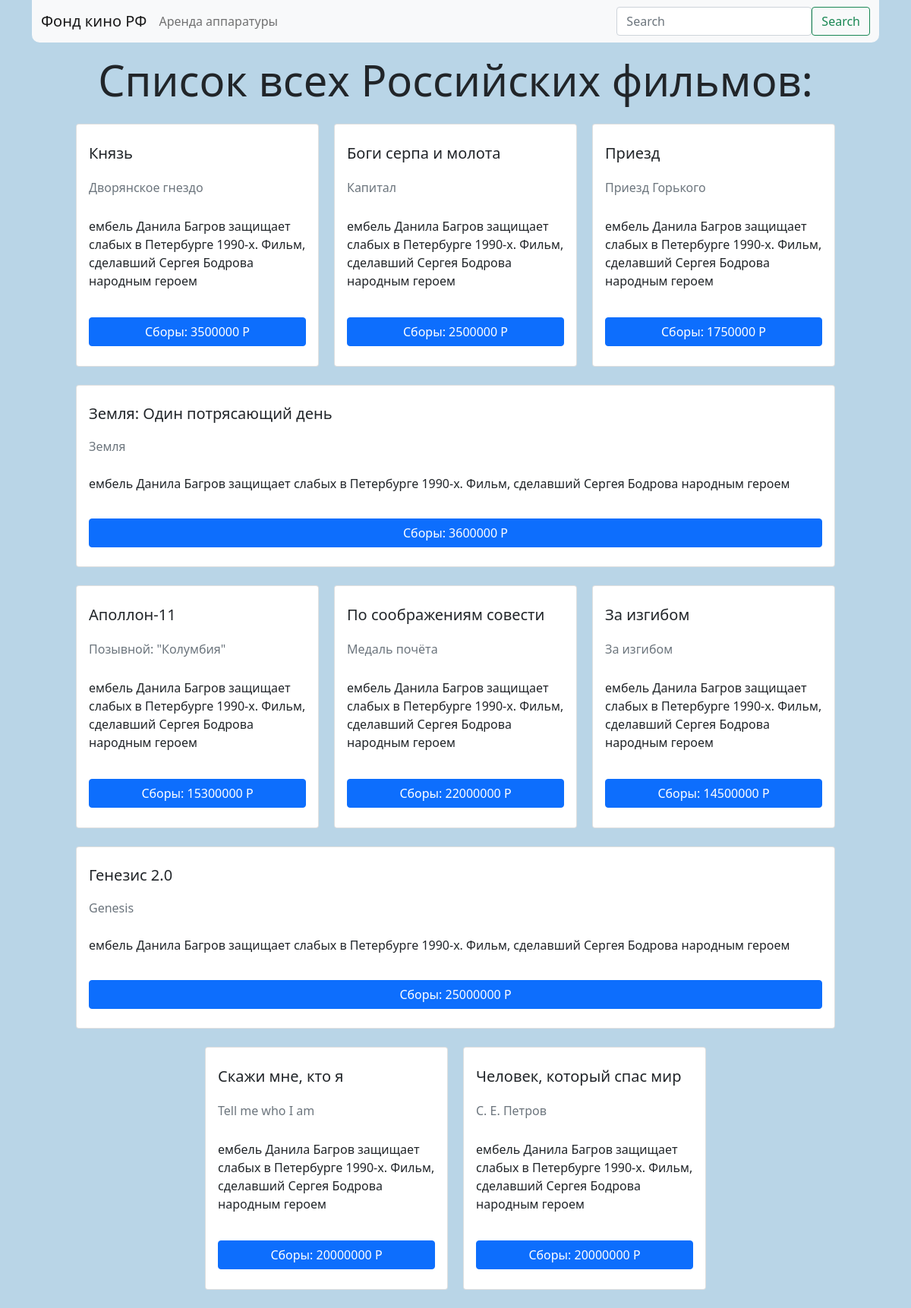
The page / on the database its author committed.
### req/getfilms.php (the view)
<?
	$res=$conn->query("SELECT * FROM `фильмы`");
$i=1;
while($row=$res->fetch_assoc()){
	if($i%4){
	print '<hr><form class="card mt-3 " style="width: 20rem;height:20rem;" action="req/showCurFilm.php" method="GET">
				<div class="card-body d-flex flex-column justify-content-around">
					<h5 class="card-title ">'.$row['Окончательно название'].'</h5>
					<h6 class="card-subtitle mb-2 text-muted">'.$row['Рабочее название'].'</h6>
					<p class="card-text">'.$row['Описание'].'</p>
					<button type="button" name="film_id" class="btn btn-primary" value="">Сборы: '.$row['сборы'].' Р</button>
				</div>
			</form><hr>';
		}
	else{
		print '<hr><form class="card mt-4 mb-2 card-row" style="width: 62.5rem;height:15rem;">
				<div class="card-body d-flex flex-column justify-content-around">
					<h5 class="card-title ">'.$row['Окончательно название'].'</h5>
					<h6 class="card-subtitle mb-2 text-muted">'.$row['Рабочее название'].'</h6>
					<p class="card-text">'.$row['Описание'].'</p>
					<button type="button" name="film_id" class="btn btn-primary" value="">Сборы: '.$row['сборы'].' Р</button>
				</div>
			</form><hr>';
	}
		$i+=1;
	}
?>

### index.php (shortened to what this page needs)
<?
include_once("connect.php");
?>
<!DOCTYPE html>
<html lang="en">
<head>
	<link rel="stylesheet" href="css/bootstrap.css">
	<link rel="stylesheet" href="css/style.css">
</head>
<body>
	<div class="container container-fluid">
		<nav class="navbar navbar-light bg-light">
			<div class="container-fluid">
				<div class="d-flex">
					<a href="index.php" class="navbar-brand">Фонд кино РФ</a>
					<ul class="navbar-nav mr-auto mb-2 mb-lg-0">
					<li class="nav-item">
						<a href="#" class="nav-link">Аренда аппаратуры</a>
					</li>
					</ul>
				</div>
				<form class="d-flex">
					<input class="form-control mr-2" type="search" placeholder="Search" aria-label="Search">
					<button class="btn btn-outline-success" type="submit">Search</button>
				</form>
			</div>
		</nav>
	</div>
	<h1 class="display-4 text-center mt-3">Список всех Российских фильмов:</h1>
	<div class="container d-flex justify-content-center main mb-4">
		<? include_once("req/getfilms.php"); ?>
	</div>
</body>
</html>

### css/style.css (style rules this page uses)
body { background-color: rgb(185, 213, 231); }
.navbar { border-radius:0 0 10px 10px; }
.card { margin-left: 10px; margin-right: 10px; }
.card-body { height: 100%; transition: .3s; }
.main { flex-wrap: wrap; }

### rows shown on the page
фильмы: Окончательно название "Князь", Рабочее название "Дворянское гнездо", Описание "ембель Данила Багров защищает слабых в Петербурге 1990-х. Фильм, сделавший Сергея Бодрова народным героем", сборы "3500000"
фильмы: Окончательно название "Боги серпа и молота", Рабочее название "Капитал", Описание "ембель Данила Багров защищает слабых в Петербурге 1990-х. Фильм, сделавший Сергея Бодрова народным героем", сборы "2500000"
фильмы: Окончательно название "Приезд", Рабочее название "Приезд Горького", Описание "ембель Данила Багров защищает слабых в Петербурге 1990-х. Фильм, сделавший Сергея Бодрова народным героем", сборы "1750000"
фильмы: Окончательно название "Земля: Один потрясающий день", Рабочее название "Земля", Описание "ембель Данила Багров защищает слабых в Петербурге 1990-х. Фильм, сделавший Сергея Бодрова народным героем", сборы "3600000"
фильмы: Окончательно название "Аполлон-11", Рабочее название "Позывной: \"Колумбия\"", Описание "ембель Данила Багров защищает слабых в Петербурге 1990-х. Фильм, сделавший Сергея Бодрова народным героем", сборы "15300000"
фильмы: Окончательно название "По соображениям совести", Рабочее название "Медаль почёта", Описание "ембель Данила Багров защищает слабых в Петербурге 1990-х. Фильм, сделавший Сергея Бодрова народным героем", сборы "22000000"
фильмы: Окончательно название "За изгибом", Рабочее название "За изгибом", Описание "ембель Данила Багров защищает слабых в Петербурге 1990-х. Фильм, сделавший Сергея Бодрова народным героем", сборы "14500000"
фильмы: Окончательно название "Генезис 2.0", Рабочее название "Genesis", Описание "ембель Данила Багров защищает слабых в Петербурге 1990-х. Фильм, сделавший Сергея Бодрова народным героем", сборы "25000000"
фильмы: Окончательно название "Скажи мне, кто я", Рабочее название "Tell me who I am", Описание "ембель Данила Багров защищает слабых в Петербурге 1990-х. Фильм, сделавший Сергея Бодрова народным героем", сборы "20000000"
фильмы: Окончательно название "Человек, который спас мир", Рабочее название "С. Е. Петров", Описание "ембель Данила Багров защищает слабых в Петербурге 1990-х. Фильм, сделавший Сергея Бодрова народным героем", сборы "20000000"
